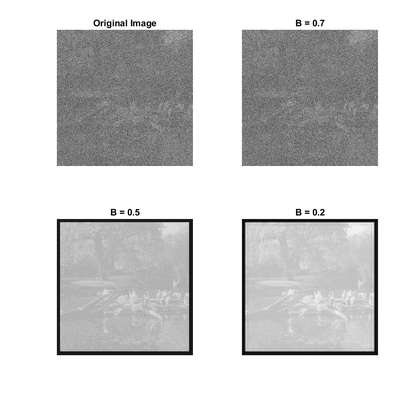
%> input picture Lab4/Figures/Part4.png, 420 x 399 px, shrunk from 960 x 911 before the run, given in place of Part4.bmp, which was not available
$ octave Part3.m   (GNU Octave 9; MATLAB toolbox functions it lacks are replaced by stand-ins)
%> lines starting %> are read from the running program, lines starting %| are printed output that depends on the picture; pictures that were not available may be replaced by others from this repository, and a replacement may not be noted
### Lab4/DSLSI2D.m
%% Part 3

function [y]=DSLSI2D(h,x)
%> called with h = [0 -1 0; -1 5 -1; 0 -1 0], x = [4 2 0; 1 7 3; 5 0 9]

    sizeH = size(h);
    sizeX = size(x);

    Mh = sizeH(1);
    Nh = sizeH(2);
    Mx = sizeX(1);
    Nx = sizeX(2);

    % The size of y matrix depends on the length of x,
    % and length of h, there is -1 for the intersection
    % for h leaving x when convolution is operated
    % the intersection is both in row and column operations
    y = zeros(Mx+Mh-1,Nx+Nh-1);

    for k=0:Mh-1
        for l=0:Nh-1
           % this is for LC of the outputs of each input inside x
           % the operation is in opposite way,i.e. x is viewed as
           % the impulse response and h is the input to the syste
           % for each element of h, we have the weighted and shifted
           % version of x in y, these outputs are accumulated in y
           y(k+1:k+Mx,l+1:l+Nx)=y(k+1:k+Mx,l+1:l+Nx)+h(k+1,l+1)*x;
        end
    end
end

### Lab4/Part3.m
x = [4 2 0; 1 7 3; 5 0 9];
h = [0 -1 0; -1 5 -1; 0 -1 0];
y = DSLSI2D(h,x);

D7 = rem(21602459,7);
B = 0.45;

Mh = 25 + D7;
Nh = 25 + D7;
h = zeros(Mh,Nh);

for m=1:Mh
    for n=1:Nh
        h(m,n)= sinc(B*(m-((Mh-1)/2)))*sinc(B*(n-((Nh-1)/2)));
    end
end

figure;
A = double(rgb2gray(imread('Part4.bmp')));
%> A: size 399x420 double; min 0, max 255, mean 207.9
imshow(A,[]);

figure;
denoisedImage= DSLSI2D(h,A);
%> after the loop in DSLSI2D (call 2), `for k=0:Mh-1`:
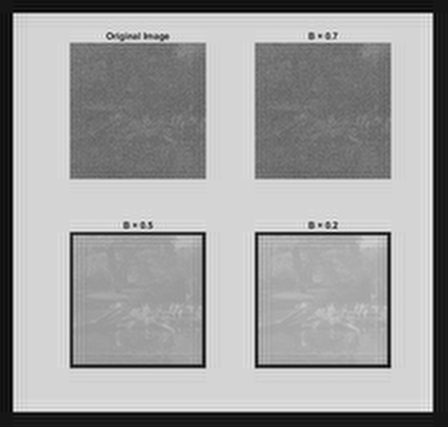
%> y: size 427x448 double; min -147.8, max 1535.4, mean 895.4; drawn with min black and max white
imshow(denoisedImage,[]);

figure;
h1 = [1 0 -1;
      2 0 -2;
      1 0 -1];
denoisedImage2= DSLSI2D(h1,A);
%> call 3 of DSLSI2D, with h = [1 0 -1; 2 0 -2; 1 0 -1]
%> after the loop in DSLSI2D (call 3), `for k=0:Mh-1`:
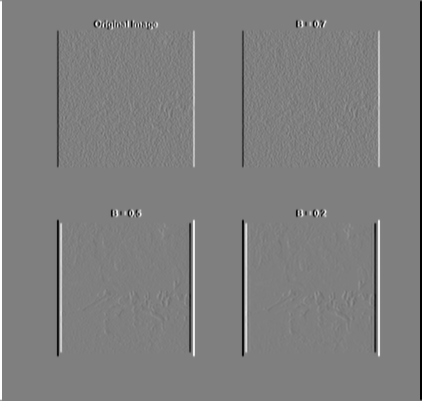
%> y: size 401x422 double; min -1020, max 1020, mean 0; drawn with min black and max white
imshow(denoisedImage2,[]);

figure;
h2 = [1  2  1;
      0  0  0;
     -1 -2 -1];
denoisedImage3= DSLSI2D(h2,A);
%> call 4 of DSLSI2D, with h = [1 2 1; 0 0 0; -1 -2 -1]
%> after the loop in DSLSI2D (call 4), `for k=0:Mh-1`:
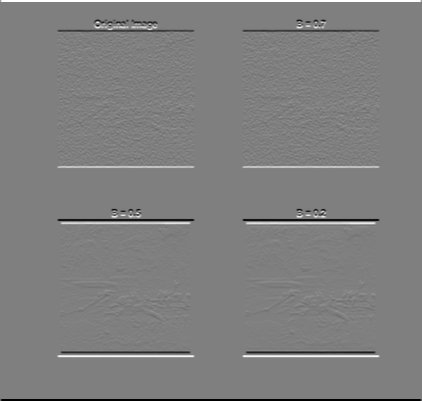
%> y: size 401x422 double; min -1020, max 1020, mean 0; mean of the top-left, top-right, bottom-left and bottom-right quarters 10.2, 10.2, -10.1, -10.1; drawn with min black and max white
imshow(denoisedImage3,[]);

figure;
h3 = 0.5*h1 + 0.5*h2;
y3 = DSLSI2D(h3,A);
%> call 5 of DSLSI2D, with h = [1 1 0; 1 0 -1; 0 -1 -1]
%> after the loop in DSLSI2D (call 5), `for k=0:Mh-1`:
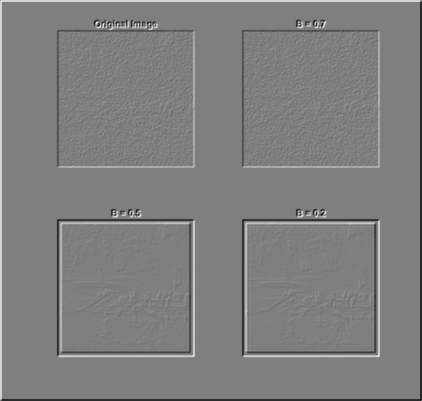
%> y: size 401x422 double; min -765, max 765, mean 0; drawn with min black and max white
y3 = y3.^2;
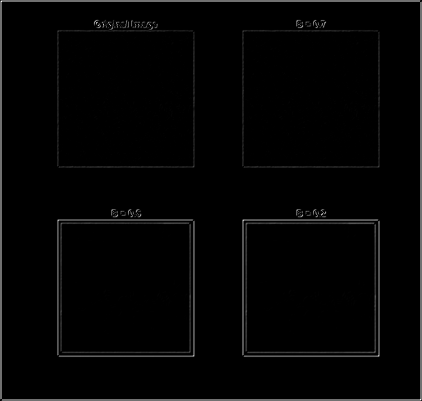
%> y3: size 401x422 double; min 0, max 585225, mean 10319.1; drawn with min black and max white
imshow(y3,[]);
